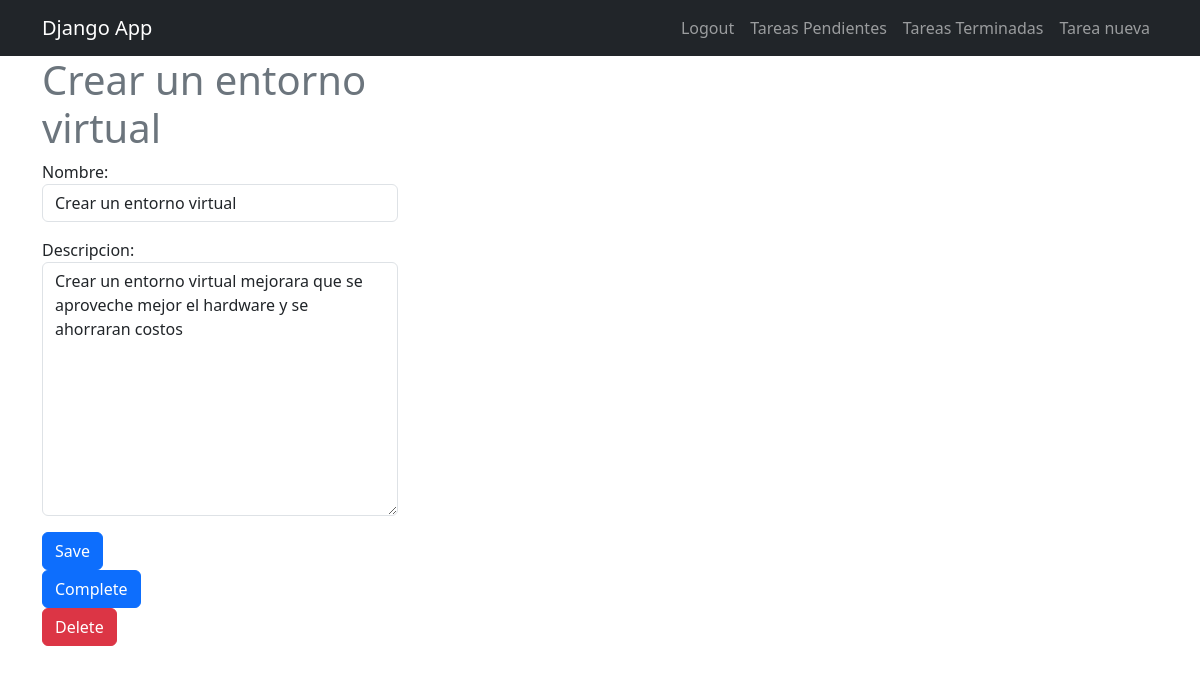
Page /tarea_detail/1/ (signed in) on the committed database.
### miapp/models.py (models this page shows, shortened)
class tareas(models.Model):
    nombre=models.CharField(max_length=200)
    descripcion=models.TextField()
    done=models.BooleanField(default=False)
    usuario=models.ForeignKey(User,on_delete=models.CASCADE)

### miapp/views.py (the view, shortened to what this page needs)
# urls.py: path('tarea_detail/<int:tareas_id>/', views.tarea_detail,name="tarea_detail"),
@login_required
def tarea_detail(request,tareas_id):
    if request.method=='GET':
        tarea=get_object_or_404(tareas,pk=tareas_id,usuario=request.user)
        form=taskform(instance=tarea)
        return render(request,'tarea_detail.html',{'tareas':tarea,'form':form})

### miapp/forms.py
class taskform(forms.ModelForm):
    class Meta:
        model=tareas
        fields=['nombre','descripcion']
        widgets={
            'nombre': forms.TextInput(attrs={'class':'form-control','placeholder':'Nombre de la tarea'}),
            'descripcion': forms.Textarea(attrs={'class':'form-control','placeholder':'Descripcion de la tarea'})
        }

### miapp/templates/tarea_detail.html (shortened to what this page needs)
{% extends 'base.html' %}
{% block content %}
<main class="container">
    <div class="row">
        <div class="col-md-4 offset md-4">
            <h1 class="text-secondary"> {{tareas.nombre}} </h1>
            <form method="POST">
                {{form.as_p}}
                <button class="btn btn-primary">
                    Save
                </button>
            </form>
            <form action="{% url 'complete_tarea' tareas.id %}" method="POST">
                <button class="btn btn-primary">
                    Complete
                </button>
            </form>
            <form action="{% url 'delete_tarea' tareas.id %}" method="POST">
                <button class="btn btn-danger">
                    Delete
                </button>
            </form>
        </div>
    </div>
</main>
{% endblock %}

### rows in the picture
tareas: nombre "Crear un entorno virtual", descripcion "Crear un entorno virtual mejorara que se aproveche mejor el hardware y se ahorraran costos"
